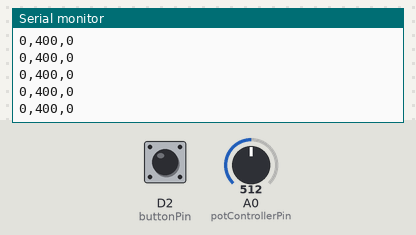
Bench run of a sketch on a simulated Arduino MKR. Parts: the last lines printed to the serial monitor. The test bench sets the inputs (shaded band); at power-on: A0 (potControllerPin) = 512, D2 (buttonPin) LOW. WiFi joins after 1.5 s; servers stay silent unless stated.

Above: at 7.5 s.
7.6 s: A0 (potControllerPin) set to 716
At 7.61 s:
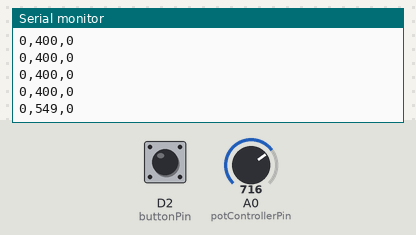
9.1 s: D2 (buttonPin) pulled HIGH for 0.15 s
At 9.12 s:
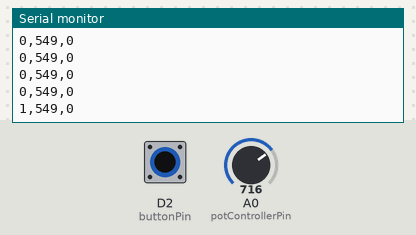
10.7 s: A0 (potControllerPin) set to 900
At 10.72 s:
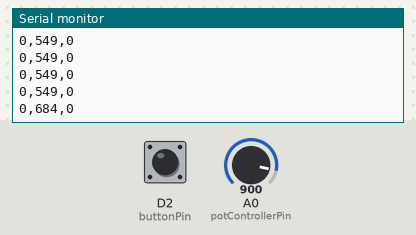
12.2 s: D2 (buttonPin) pulled HIGH for 1 s
At 12.23 s:
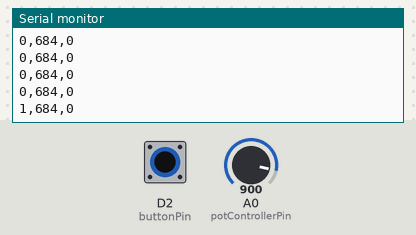
Timing chart, 0 to 15.2 s (numbered marks = the images above; inputs shaded):
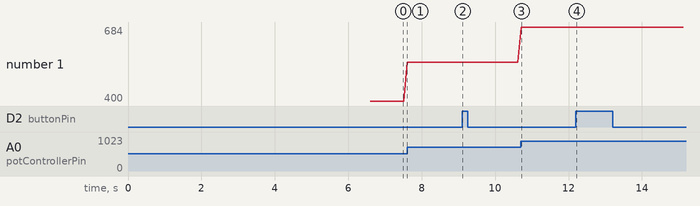

The sketch:

Final_Project_arduino.ino
```cpp
#include "ThingSpeak.h"
#include <WiFiNINA.h>
#include "secrets.h"

char ssid[] = SECRET_SSID;
char pass[] = SECRET_PASS;
WiFiClient client;

unsigned long myChannelNumber = SECRET_CH_ID;
const char * myWriteAPIKey = SECRET_WRITE_APIKEY;
const char * myReadAPIKey = SECRET_READ_APIKEY;
unsigned int fieldNum = 1;

const int buttonPin = 2;
const int potControllerPin = A0;

int buttonState = 0;
int potControllerInput = 0;
int potControllerValue = 0;
int outsideHelpValue = 0;

unsigned long timer = 0;
unsigned long dTime = 0;

void setup() {
  pinMode(buttonPin, INPUT);
  Serial.begin(9600);

  Serial.println("ADADADA");

  // check for the WiFi module:
  if (WiFi.status() == WL_NO_MODULE) {
    Serial.println("Communication with WiFi module failed!");
    // don't continue
    while (true);
  }

  Serial.println("DADADADA");

  ThingSpeak.begin(client);  //Initialize ThingSpeak
}

void loop() {

    int statusCode = 0;

  // Connect or reconnect to WiFi
  if(WiFi.status() != WL_CONNECTED){
        Serial.print("Attempting to connect to SSID: ");
    while(WiFi.status() != WL_CONNECTED){
      WiFi.begin(ssid, pass); // Connect to WPA/WPA2 network. Change this line if using open or WEP network
            Serial.print(".");
      delay(5000);
    }
      Serial.println("\nConnected.");
     timer = millis();
  }

  if(millis() - timer >= 20000){ //if 20 seconds have passed since last read
    // Read in field 1 of the private channel which is a counter
    long count = ThingSpeak.readLongField(myChannelNumber, fieldNum, myReadAPIKey);

     // Check the status of the read operation to see if it was successful
    statusCode = ThingSpeak.getLastReadStatus();
    if(statusCode == 200){
        // enough presses to send message
        if(count >= 10){
          outsideHelpValue = 1;
          Serial.println("SEND HELP");
        }
    }
    else{
        Serial.println("Problem reading channel. HTTP error code " + String(statusCode));
    }

    timer = millis(); // save the time that the last write was made
  }

  delay(100);
  buttonState = digitalRead(buttonPin);
  potControllerInput = analogRead(potControllerPin);
  potControllerValue = map(potControllerInput, 0, 1023, 25, 775);

  Serial.print(buttonState);
  Serial.print(",");
  Serial.print(potControllerValue);
  Serial.print(",");
  Serial.println(outsideHelpValue);

  outsideHelpValue = 0;
}
```

secrets.h
```cpp
#define SECRET_SSID "fredrickson"    // replace MySSID with your WiFi network name
#define SECRET_PASS "1234567890"  // replace MyPassword with your WiFi password

#define SECRET_CH_ID 1238932      // replace 0000000 with your channel number
#define SECRET_WRITE_APIKEY "1GZ7WW9ZB6PU3KY1"   // replace XYZ with your channel write API Key
#define SECRET_READ_APIKEY "0PTRU9XM9JTCQMQC"   // replace XYZ with your channel write API Key
```

Measured:
- after the input at 7.6 s, the serial monitor: prints a new line at once (image 1)
- after the input at 9.1 s, the serial monitor: prints a new line at once (image 2)
- after the input at 10.7 s, the serial monitor: prints a new line at once (image 3)
- after the input at 12.2 s, the serial monitor: prints a new line at once (image 4)
- plotted number 1: 400 → 549 after the input at 7.6 s, 549 → 684 after the input at 10.7 s
